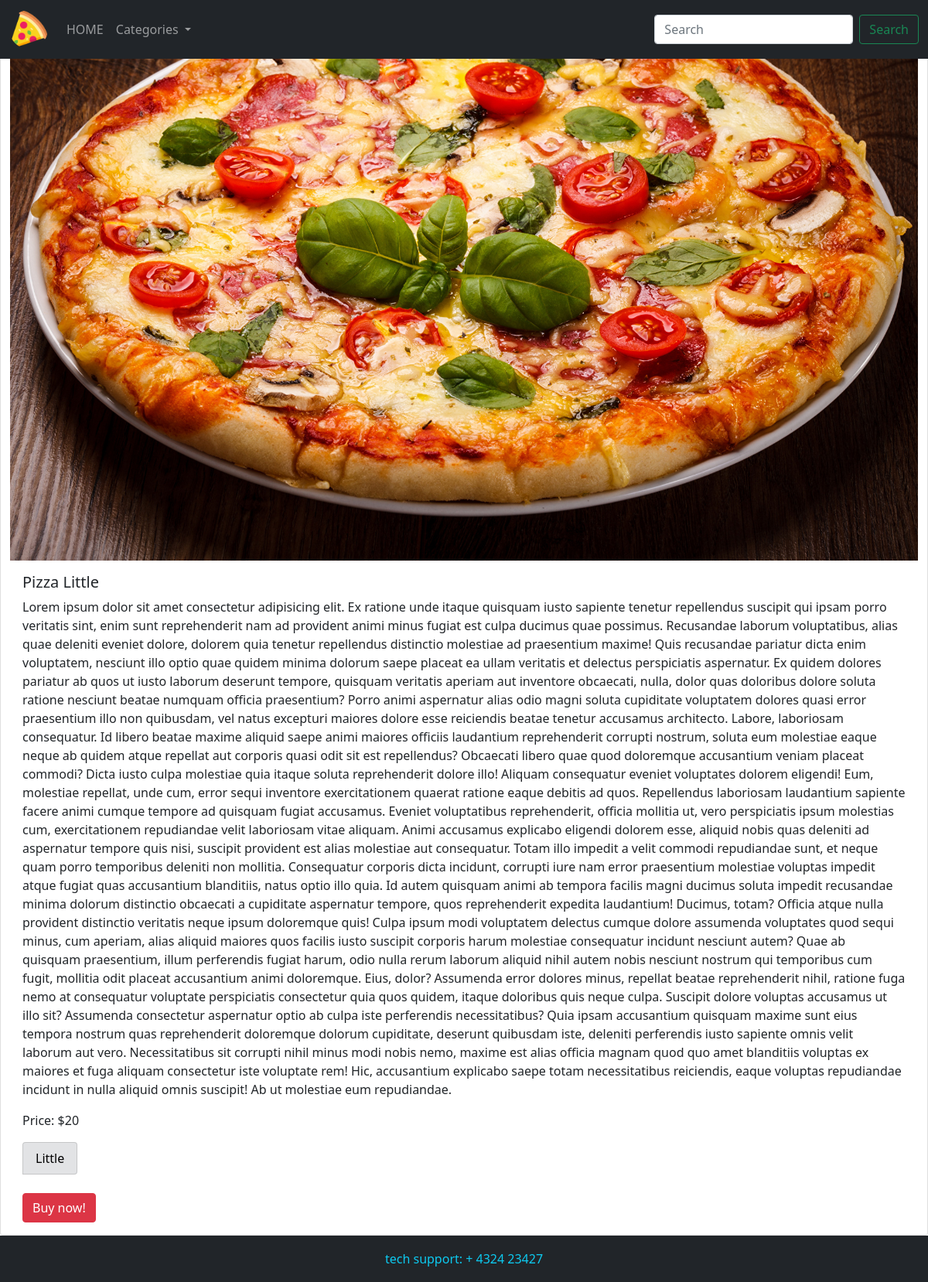
The page /products/1/ on the database its author committed.
### store/models.py (models this page shows, shortened)
class Product(models.Model):
    title = models.CharField(max_length=255, db_index=True)
    info = models.TextField(blank=True)
    price = models.IntegerField(default=0)
    categories = models.ManyToManyField("Category", blank=True, related_name="products")
    image = models.ImageField(upload_to="images/", default="image/default.jpg")

class Category(models.Model):
    title = models.CharField(max_length=255)
    def get_absolute_url(self):
        return reverse("category_detail_url", kwargs={"pk": self.pk})

### store/views.py (the view)
# urls.py: path('products/<int:pk>/', ProductDetailView.as_view(), name="product_detail_url"),
class ProductDetailView(DetailView, CategoryMixin):
    model = Product

### store/utils.py (called while the page is built)
    def get_context_data(self, **kwargs):
        context = super().get_context_data(**kwargs)
        context['category_list'] = Category.objects.all()
        return context

### store/templates/store/product_detail.html (shortened to what this page needs)
{% extends "store/index.html" %}
{% block content %}
<div class="card">
    <img src="{{ product.image.url}}" class="card-img-top" alt="Pizza">
    <div class="card-body">
        <h5 class="card-title">{{ product.title }}</h5>
        <p class="card-text">{{ product.info }}</p>
        <p class="card-text">Price: ${{ product.price }}</p>
        <ul class="list-group list-group-horizontal">
            {% for category in product.categories.all %}
            <li class="list-group-item list-group-item-secondary">
                <a class="link-category"
                 href="{{ category.get_absolute_url }}">{{ category.title }}</a>
                </li>
            {% endfor %}
        </ul>
        <br>
        <button type="button" class="btn btn-danger" data-bs-toggle="modal" data-bs-target="#exampleModal">
            Buy now!
        </button>
    </div>
</div>
{% endblock content %}

### static/css/style.css (style rules this page uses)
a { text-decoration: none; }
.link-category { color: black; }

### rows shown on the page
Product: image (picture), title "Pizza Little", info "Lorem ipsum dolor sit amet consectetur adipisicing elit. Ex ratione unde itaque quisquam iusto sapiente tenetur repellendus suscipit qui ipsam porro veritatis sint, enim sunt reprehenderit nam ad provident animi minus fugiat est culpa ducimus quae possimus. Recusandae laborum voluptatibus, alias quae deleniti eveniet dolore, dolorem quia tenetur repellendus distinctio molestiae ad praesentium maxime! Quis recusandae pariatur dicta enim voluptatem, nesciunt illo optio quae quidem minima dolorum saepe placeat ea ullam veritatis et delectus perspiciatis aspernatur. Ex quidem dolores pariatur ab quos ut iusto laborum deserunt tempore, quisquam veritatis aperiam aut inventore obcaecati, nulla,…", price "20"
Category: title "Little"
